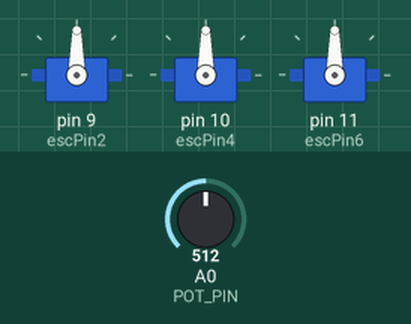
The sketch below on a simulated Arduino Nano, built with avr-gcc and run on an emulated ATmega328P. Parts: 3 × servo. The test bench sets the inputs (shaded band); at power-on: A0 (POT_PIN) = 512.

Above: at 6.2 s.
6.3 s: A0 (POT_PIN) set to 716
At 7.3 s:
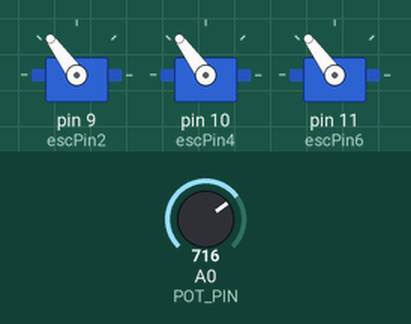
7.8 s: A0 (POT_PIN) set to 900
At 8.2 s:
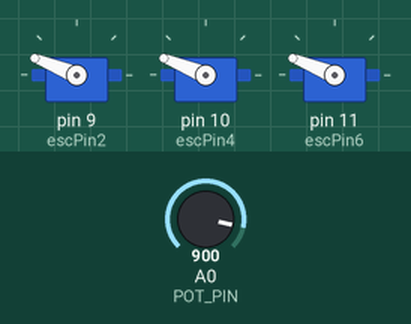
9.3 s: A0 (POT_PIN) set to 1010
At 9.6 s:
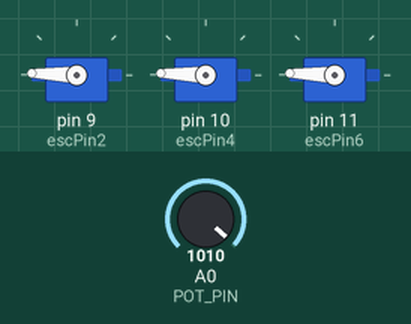
10.8 s: A0 (POT_PIN) set to 1023
At 11.7 s:
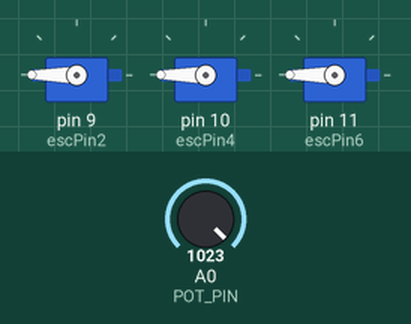
12.3 s: A0 (POT_PIN) set to 306
At 13.2 s:
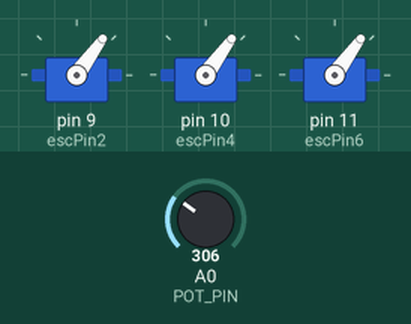
13.8 s: A0 (POT_PIN) set to 511
At 14.1 s:
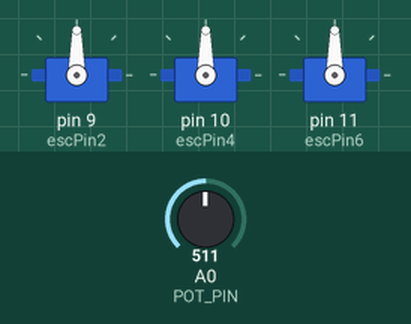
Timing chart, 0 to 16.3 s (numbered marks = the images above; inputs shaded):
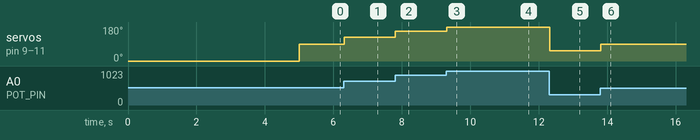

Measured:
- after the input at 6.3 s, servo on pin 9 (escPin2), servo on pin 10 (escPin4), servo on pin 11 (escPin6): 90° → 126° at once
- after the input at 7.8 s, servo on pin 9 (escPin2), servo on pin 10 (escPin4), servo on pin 11 (escPin6): 126° → 158° at once
- after the input at 9.3 s, servo on pin 9 (escPin2), servo on pin 10 (escPin4), servo on pin 11 (escPin6): 158° → 178° at once
- after the input at 10.8 s, servo on pin 9 (escPin2), servo on pin 10 (escPin4), servo on pin 11 (escPin6): 178° → 180° at once
- after the input at 12.3 s, servo on pin 9 (escPin2), servo on pin 10 (escPin4), servo on pin 11 (escPin6): 180° → 54° at once
- after the input at 13.8 s, servo on pin 9 (escPin2), servo on pin 10 (escPin4), servo on pin 11 (escPin6): 54° → 90° at once

The sketch:

Hexa_Brushless_test_knob_Ard2_02.ino
```cpp
/*
 Controlling a servo position using a potentiometer (variable resistor)
 by Michal Rinott <http://people.interaction-ivrea.it/m.rinott>

 modified on 8 Nov 2013
 by Scott Fitzgerald
 http://www.arduino.cc/en/Tutorial/Knob
*/

// ++++++ ARDUINO #2 ++++++ NANO +++++++

#include <Servo.h>
//#include <ESC.h>

#define LED_PIN (13)
#define POT_PIN (A0) //Analog pin used to connect the potentiometer

Servo esc2;  // create servo object to control a servo
Servo esc4;  // 2, 4, 6 are driven by Arduino 2 (1,3,5 by Arduino 1)
Servo esc6;

//ESC myESC_2 (9, 1000, 2000, 500); // ESC_Name (PIN, Minimum Value, Maximum Value, Arm Value)
//ESC myESC_4 (10, 1000, 2000, 500);
//ESC myESC_6 (11, 1000, 2000, 500);

// int potpin = 0;  // analog pin used to connect the potentiometer
int val;    // variable to read the value from the analog pin
int escPin2 = 9;
int escPin4 = 10;
int escPin6 = 11;
int minPulseRate = 1000;
int maxPulseRate = 2000;
int throttleChangeDelay = 50;

void setup() { // attaches the servo on pin 11 to the servo object
  initEscs();
  //esc2.attach(9);   // 2 = Green
  //esc4.attach(10);  // 4 = Green stripe
  //esc6.attach(11);  // 6 = Orange stripe

  //esc2.writeMicroseconds(1000);
  //esc4.writeMicroseconds(1000); //initialise to 1000
  //esc6.writeMicroseconds(1000);

  //Serial.begin(9600);
  //pinMode(LED_PIN, OUTPUT);             // LED Visual Output
  //myESC_2.arm();                          // Send the Arm value
  //myESC_4.arm();
  //myESC_6.arm();
  //digitalWrite(LED_PIN, HIGH);          // LED High Once Armed
  delay(5000);                          // Wait for a while
}

void loop() {
  val = analogRead( POT_PIN );            // reads the value of the potentiometer (value between 0 and 1023)
  val = map(val, 0, 1023, 1000, 2000);     // scale it to use it with the servo (value between 0 and 180)

  writeTo3Escs(val);
  //myESC_2.speed(val);
  //myESC_4.speed(val);
  //myESC_6.speed(val);

  delay(15);

  //esc2.writeMicroseconds(val);
  //esc4.writeMicroseconds(val);                  // sets the servo position according to the scaled value
  //esc6.writeMicroseconds(val);

  //delay(15);                           // waits for the servo to get there
}


//Change velocity of the 4 escs at the same time
void writeTo3Escs(int throttle) {
  esc2.write(throttle);
  esc4.write(throttle);
  esc6.write(throttle);
}


//Init escs
void initEscs() {
  esc2.attach(escPin2, minPulseRate, maxPulseRate);
  esc4.attach(escPin4, minPulseRate, maxPulseRate);
  esc6.attach(escPin6, minPulseRate, maxPulseRate);

  //Init motors with 0 value
  writeTo3Escs(0);
}

//Start the motors
void startUpMotors() {
  writeTo3Escs(50);
}

// Ensure the throttle value is between 0 - 180
int normalizeThrottle(int value) {
  if(value < 0) {
    return 0;

  } else if(value > 180) {
    return 180;
  }

  return value;
}
```
